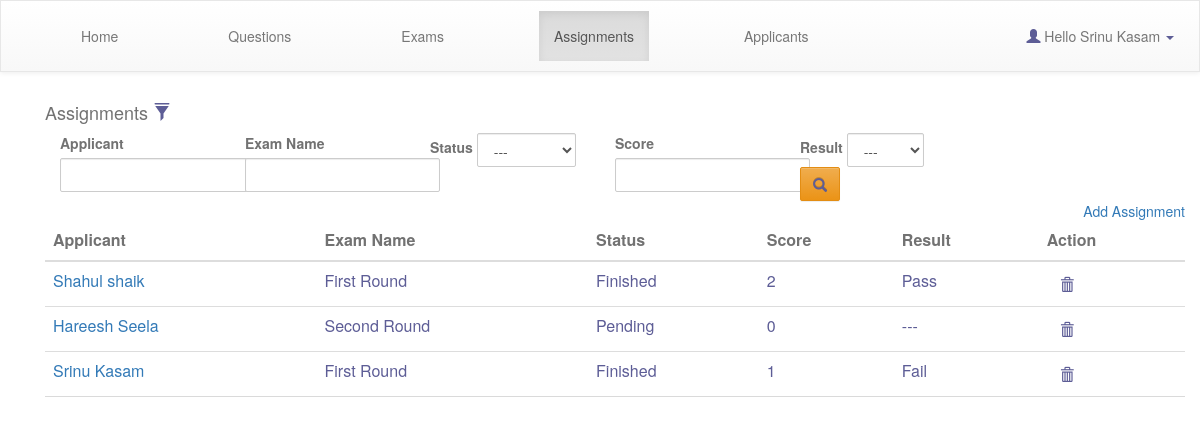
The app's page /organisation/admin/assignment/ (signed in) with its own data.
### users/models.py (models this page shows)
class User(AbstractBaseUser,PermissionsMixin):
	gender_choices = (
        ('male','Male'),
        ('female','Female'),
        ('others','Others'),
        )
	email = models.EmailField(verbose_name='email address',max_length=255,unique=True,)
	first_name = models.CharField(max_length=30)
	last_name = models.CharField(max_length=30)
	gender = models.CharField(max_length=5,choices=gender_choices,default='male')
	phone_regex = RegexValidator(regex=r'^(0|91)?[789][0-9]{9}$', message="Enter valid phone number")
	mobile = models.CharField(max_length=13,validators=[phone_regex])
	date_of_birth = models.DateField(blank=True,null=True)
	date_joined = models.DateTimeField('date joined',default=datetime.now)
	is_active=models.BooleanField(default=True)
	is_staff=models.BooleanField(default=False)
	is_admin=models.BooleanField(default=False)
	username=models.CharField(max_length=255,blank=True,null=True)
	objects=UserManager()
	USERNAME_FIELD = 'email'
	REQUIRED_FIELDS = []
	def __str__(self):
		return self.first_name+" "+self.last_name

### exam/models.py (models this page shows, shortened)
class Assignment(models.Model):
    PENDING = 'pending'
    ABORTED = 'aborted'
    FINISHED = 'finished'
    TIMEOUT = 'timeout'
    PASS = 'pass'
    FAIL = 'fail'
    STATUS_CHOICE = (
        (PENDING,'Pending'),
        (ABORTED,'Aborted'),
        (FINISHED,'Finished'),
        (TIMEOUT,'Timeout'),
        )
    EXAM_CHOICE= (
        (PASS,'Pass'),
        (FAIL,'Fail'),
        )
    user = models.ForeignKey(settings.AUTH_USER_MODEL,on_delete=models.CASCADE)
    exam = models.ForeignKey(Exam,on_delete=models.CASCADE)
    score = models.IntegerField(default=0)
    status = models.CharField(max_length=10,choices=STATUS_CHOICE,default=PENDING)
    exam_status = models.CharField(max_length=10,choices=EXAM_CHOICE,default=None,blank=True,null=True)
    name_slug = models.CharField(max_length=50,blank=True,null=True)
    attempts = models.ManyToManyField(Attempt,blank=True)
    duration = models.FloatField(help_text='Duration in seconds')

class Exam(models.Model):
    name = models.CharField(max_length=100,blank = False,unique=True)
    name_slug = models.CharField(max_length=100)
    question_paper = models.ManyToManyField(Question)
    def __str__(self):
        return self.name

### exam/views.py (the view)
# urls.py: path('organisation/admin/assignment/',views.admin_assignment ,name='admin-assignment'),
@login_required
def admin_assignment(request):
	exam=Exam.objects.all()
	assignment=Assignment.objects.all()
	status=Assignment.STATUS_CHOICE
	exam_status=Assignment.EXAM_CHOICE
	if request.method=="GET":
		context={
		'assignment_list':assignment,
		'exam_list':exam,
		'status':status,
		'exam_status':exam_status
		}
		return render(request,'exam/admin_assignment.html',context=context)
	return redirect('exam:admin-assignment')

### exam/templates/exam/admin_assignment.html (shortened to what this page needs)
{% extends 'exam/admin-base.html' %}
{% block content %}
<div class="col-lg-12 filters-row no-padding-on-mobile">
<h4>Assignments <span class="glyphicon glyphicon-filter"></span></h4>
<form id="filter_form"class="form-inline" method="post" accept-charset="utf-8">
<div class="no-padding-left col-lg-2 form-group no-padding-on-mobile" style="padding-right: 15px;">
<label class="float-right" for="id_applicant">Applicant</label>
<input class="form-control" type="text" id="id_applicant" name="applicant" value="">
</div>
<div class="no-padding-left col-lg-2 form-group no-padding-on-mobile" style="padding-right:10px;">
<label class="float-right" for="id_exam_name">Exam Name</label>
<input class="form-control" type="text" id="id_exam_name" name="exam-name" value="">
</div>
<div class="no-padding-left col-lg-2 form-group no-padding-on-mobile">
<label class="float-right" for="id_status">Status</label>
<select class="form-control selectpicker" id="id_status" name="status">
<option value="" selected>---</option>
</select>
</div>
<div class="no-padding-left col-lg-2 form-group no-padding-on-mobile">
<label class="float-right" for="id_score">Score</label>
<input class="form-control" type="text" id="id_score" name="score" value="">
</div>
<div class="no-padding-left col-lg-2 form-group no-padding-on-mobile">
<label class="float-right" for="id_result">Result</label>
<select class="form-control selectpicker" id="id_result" name="exam-result">
<option value="" selected>---</option>
</select>
<span >
<button id="id_search" class="btn btn-warning form-control assignments-search" type="submit">
	<span class="glyphicon glyphicon-search"></span>
</button>
</span>
</div>
</form>
</div>
<div class="container" id="ajaxbody">
<form action="" method="POST" accept-charset="utf-8">
<a style="float:right;" href="{% url 'exam:admin-assignment-create' %}">Add Assignment</a>
</form>
{% if assignment_list %}
<table class="table">
	<thead>
	<tr>
		<th>
			Applicant
		</th>
		<th>
			Exam Name
		</th>
		<th>
			Status
		</th>
		<th>
			Score
		</th>
		<th>
			Result
		</th>
		<th>
			Action
		</th>
	</tr>
</thead>
<tbody id="tbodyid">
	{% for assignment in assignment_list %}
	<tr>
		<td><span class="td_applicant"><a href="{% url 'exam:admin-assignment-update' id=assignment.id %}">{{ assignment.user }}</a></span></td>
		<td><span class="td_exam_name">{{ assignment.exam }}</span></td>
		<td><span class="td_status">{{ assignment.get_status_display }}</span></td>
		<td><span class="td_score">{{ assignment.score }}</span></td>
		<td><span class="td_result">{{ assignment.get_exam_status_display|default_if_none:"---" }}</span></td>
		<td><button class="btn btn-link delete-button" type="submit" data-assignment-id="{{ assignment.id }}" ><span class="glyphicon glyphicon-trash"></span></button></td>
	</tr>
	{% endfor %}
</tbody>
</table>
{% else %}
<h2 id="menu_heading">No Assignments are available</h2>
{% endif %}
</div>
{% endblock %}

### exam/templates/exam/admin-base.html (shortened to what this page needs)
{% load staticfiles %}
{% load static %}
<html>
<head>
        <link rel="stylesheet" type="text/css" href="//maxcdn.bootstrapcdn.com/bootstrap/3.2.0/css/bootstrap.min.css">
        <link rel="stylesheet" type="text/css" href="//maxcdn.bootstrapcdn.com/bootstrap/3.2.0/css/bootstrap-theme.min.css">
        <link rel="stylesheet" type="text/css" href="{% static 'style.css' %}">
      <link rel="stylesheet" href="https://cdnjs.cloudflare.com/ajax/libs/bootstrap-select/1.12.4/css/bootstrap-select.min.css">
<link href="https://cdnjs.cloudflare.com/ajax/libs/select2/4.0.6-rc.0/css/select2.min.css" rel="stylesheet" />
<body>
<nav class="navbar navbar-default">
  <div class="container-fluid" id="topheader">
    <ul class="nav navbar-nav admin_home_buttons" id="admin_home_buttons">
      <li class="active"><a href="{% url 'exam:index' %}">Home</a></li>
      <li><a href="{% url 'exam:admin-questions' %}">Questions</a></li>
      <li><a href="{% url 'exam:admin-exam' %}">Exams</a></li>
      <li><a href="{% url 'exam:admin-assignment' %}">Assignments</a></li>
      <li><a href="{% url 'exam:admin-applicants' %}">Applicants</a></li>
    </ul>
    <ul class="nav navbar-nav navbar-right">
    	<li class="dropdown">
   <a class="dropdown-toggle" data-toggle="dropdown" href="#"><span class="glyphicon glyphicon-user"></span> Hello {{ request.user }} <span class="caret"></span></a>
      </li>
    </ul>
  </div>
</nav>
<div class="container" id="ajaxbody">
{% block content %}
{% endblock %}
</div>
</body>

### static/style.css (style rules this page uses)
body { background-repeat: no-repeat; color:#727272; }
.navbar { border-radius: 0; padding:10px; }
table { padding: 20px; }
tr:last-child { border-bottom:1px solid #dadada; }
.container { border:1px; }
.admin_home_buttons li { margin:0px 20px; padding: 0px 20px; border:2px; color: red; }
span { color: #5d5d96; }
.form-control { border-radius: 2px }

### records on screen
User: user "Srinu Kasam"
Assignment: user "Shahul shaik", exam "First Round", status "Finished", score "2", exam_status "Pass"
Assignment: user "Hareesh Seela", exam "Second Round", status "Pending", score "0", exam_status "---"
Assignment: user "Srinu Kasam", exam "First Round", status "Finished", score "1", exam_status "Fail"
